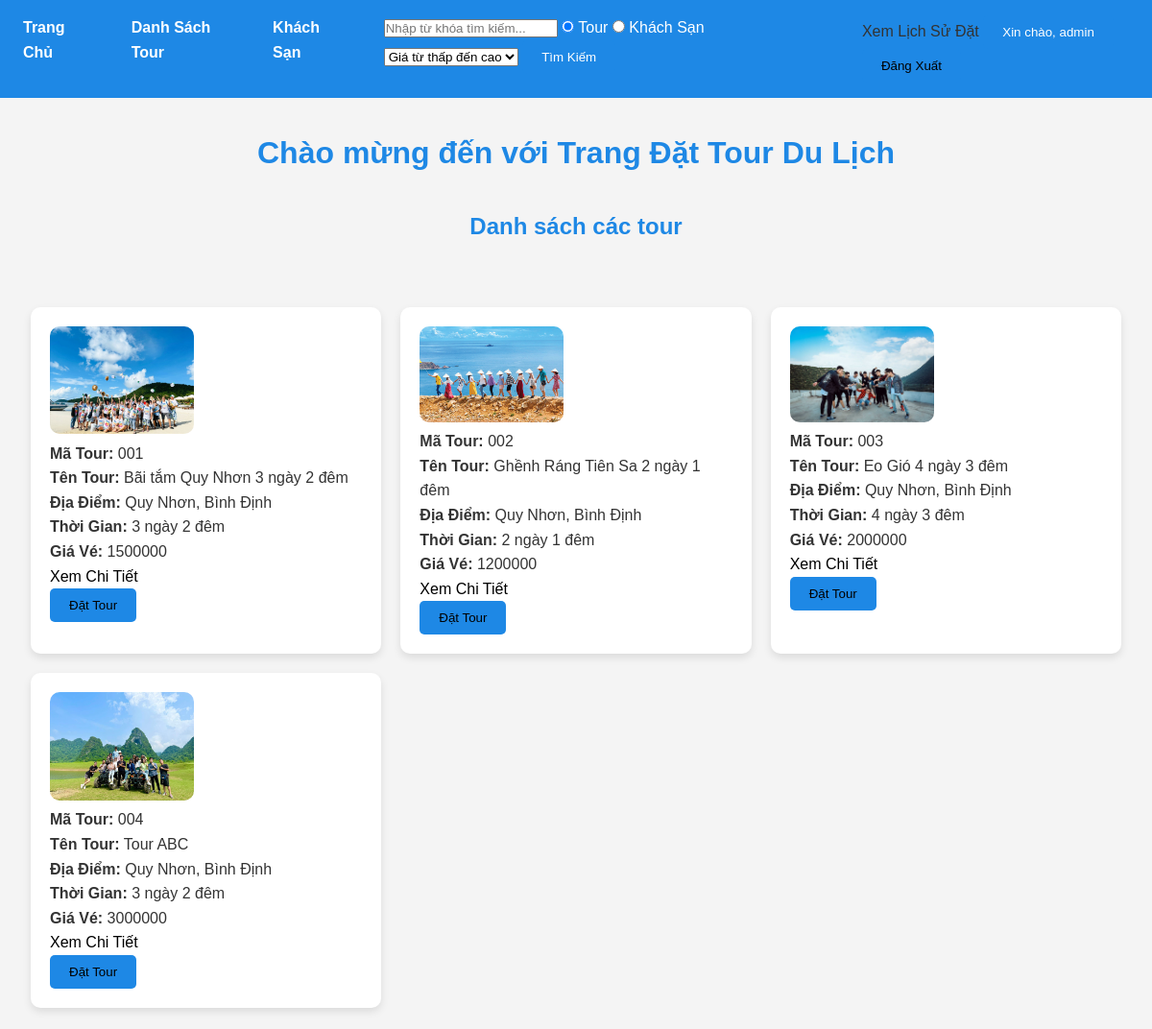
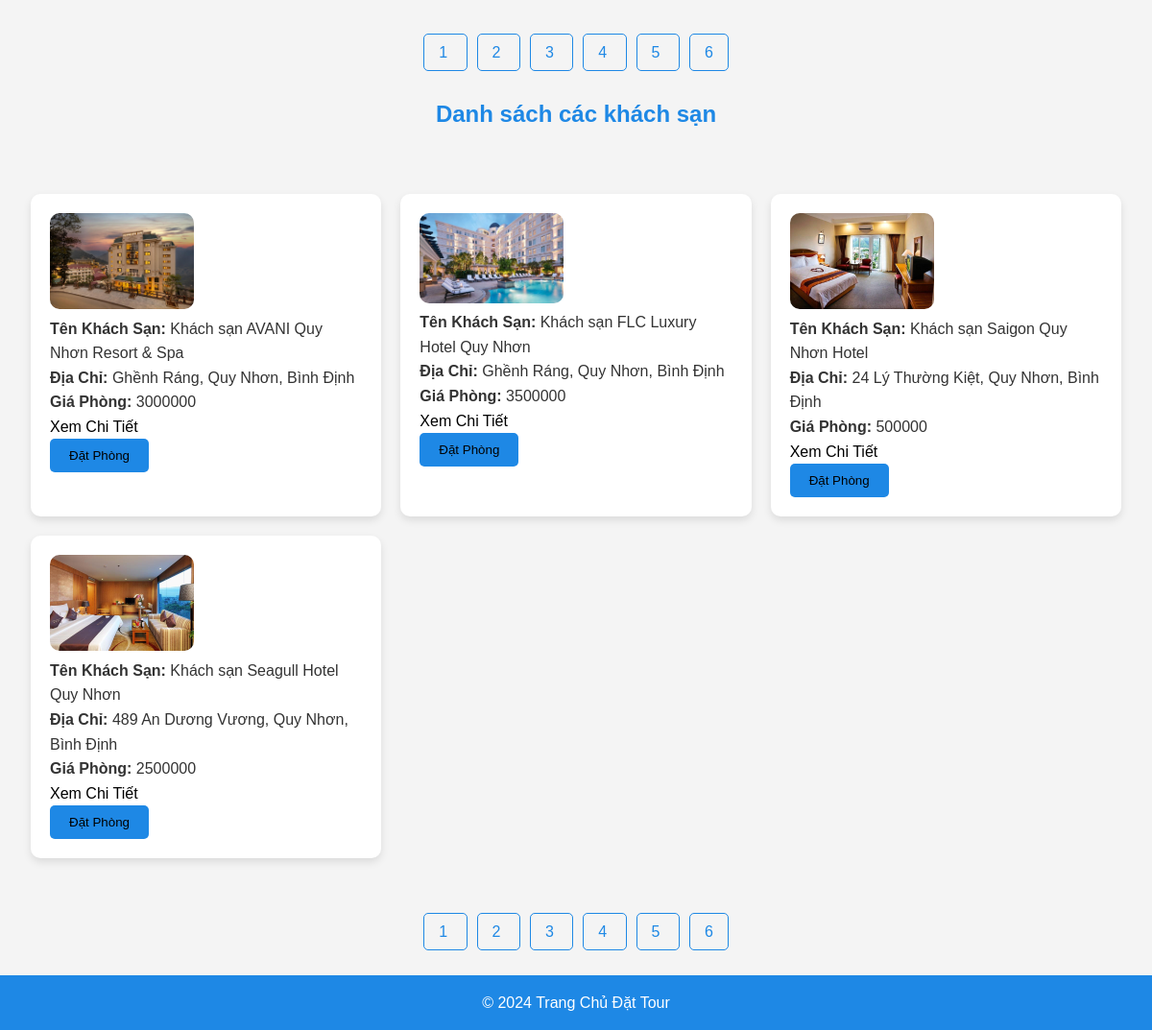
Screenshot of / (signed in) with the database file from the repository (2 pictures, top to bottom).
### tables this page shows
CREATE TABLE `tours` (
  `matour` varchar(20) NOT NULL,
  `tentour` varchar(100) NOT NULL,
  `diadiem` varchar(100) NOT NULL,
  `thoigian` varchar(50) NOT NULL,
  `giave` int(11) NOT NULL,
  `hinhanh` varchar(255) NOT NULL
);

CREATE TABLE `khachsan` (
  `makhachsan` int(11) NOT NULL,
  `tenkhachsan` varchar(100) NOT NULL,
  `diachi` varchar(100) NOT NULL,
  `sophong` int(11) NOT NULL,
  `giaphong` int(11) NOT NULL,
  `hinhanh` varchar(255) NOT NULL,
  `loaiphong` varchar(50) NOT NULL
);

### php/phantrang.php (called while the page is built, shortened)
<?php
$itemsPerPage = 4;
$currentTourPage = isset($_GET['tour_page']) ? (int)$_GET['tour_page'] : 1;
$tourOffset = ($currentTourPage - 1) * $itemsPerPage;
$currentHotelPage = isset($_GET['hotel_page']) ? (int)$_GET['hotel_page'] : 1;
$hotelOffset = ($currentHotelPage - 1) * $itemsPerPage;
?>

### php/goitour.php (the view, shortened to what this page needs)
<?php
$sql = "SELECT * FROM tours LIMIT $itemsPerPage OFFSET $tourOffset";
$result = mysqli_query($conn, $sql);
if (mysqli_num_rows($result) > 0) {
    while($row = mysqli_fetch_assoc($result)) {
        echo "<div class='tour-item'>";
        echo "<td><img src='images/TOUR/" . $row["hinhanh"] . "' alt='Hình Ảnh Tour' style='width: 150px; height: auto;'>";
        echo "<p><strong>Mã Tour:</strong> " . $row["matour"] . "</p>";
        echo "<p><strong>Tên Tour:</strong> " . $row["tentour"] . "</p>";
        echo "<p><strong>Địa Điểm:</strong> " . $row["diadiem"] . "</p>";
        echo "<p><strong>Thời Gian:</strong> " . $row["thoigian"] . "</p>";
        echo "<p><strong>Giá Vé:</strong> " . $row["giave"] . "</p>";
        echo "<p><a href='chitiettour.php?matour=" . $row["matour"] . "'>Xem Chi Tiết</a></p>";
        echo "<button> <a href='dattour.php?matour=" . $row["matour"] . "' >Đặt Tour</a></button>";
        echo "</div>";
    }
} else {
    echo "<p>Không có tour nào</p>";
}
?>

### php/goihotel.php (shortened to what this page needs)
<?php
$sql = "SELECT * FROM khachsan LIMIT $itemsPerPage OFFSET $hotelOffset";
$result = mysqli_query($conn, $sql);
if (mysqli_num_rows($result) > 0) {
    while ($row = mysqli_fetch_assoc($result)) {
        echo "<div class='hotel-item'>";
        echo "<td><img src='images/KS/" . $row["hinhanh"] . "' alt='Hình Ảnh Khách Sạn' style='width: 150px; height: auto;'></td>";
        echo "<p><strong>Tên Khách Sạn:</strong> " . $row["tenkhachsan"] . "</p>";
        echo "<p><strong>Địa Chỉ:</strong> " . $row["diachi"] . "</p>";
        echo "<p><strong>Giá Phòng:</strong> " . $row["giaphong"] . "</p>";
        echo "<p><a href='chitietkhachsan.php?makhachsan=" . $row["makhachsan"] . "'>Xem Chi Tiết</a></p>";
        echo "<button> <a href='datkhachsan.php?makhachsan=" . $row["makhachsan"] . "' >Đặt Phòng</a></button>";
        echo "</div>";
    }
} else {
    echo "<p>Không có khách sạn nào</p>";
}
?>

### css/csstrangchu.css (style rules this page uses)
* { margin: 0; padding: 0; box-sizing: border-box; }
body { font-family: Arial, sans-serif; line-height: 1.6; background-color: #f4f4f4; color: #333; }
a { color: black; text-decoration: none; }
.tour-item, .hotel-item { width: 100%; background-color: white; padding: 20px; border-radius: 10px; box-shadow: 0 4px 8px rgba(0, 0, 0, 0.1); transition: transform 0.3s ease, box-shadow 0.3s ease; }
.tour-item img, .hotel-item img { width: 100%; height: auto; border-radius: 10px; }
button { background-color: #1e88e5; color: white; border: none; padding: 10px 20px; border-radius: 5px; cursor: pointer; transition: background-color 0.3s ease; }

### rows the page displays
tours: hinhanh (picture), matour "001", tentour "Bãi tắm Quy Nhơn 3 ngày 2 đêm", diadiem "Quy Nhơn, Bình Định", thoigian "3 ngày 2 đêm", giave "1500000"
tours: hinhanh (picture), matour "002", tentour "Ghềnh Ráng Tiên Sa 2 ngày 1 đêm", diadiem "Quy Nhơn, Bình Định", thoigian "2 ngày 1 đêm", giave "1200000"
tours: hinhanh (picture), matour "003", tentour "Eo Gió 4 ngày 3 đêm", diadiem "Quy Nhơn, Bình Định", thoigian "4 ngày 3 đêm", giave "2000000"
tours: hinhanh (picture), matour "004", tentour "Tour ABC", diadiem "Quy Nhơn, Bình Định", thoigian "3 ngày 2 đêm", giave "3000000"
khachsan: hinhanh (picture), tenkhachsan "Khách sạn AVANI Quy Nhơn Resort & Spa", diachi "Ghềnh Ráng, Quy Nhơn, Bình Định", giaphong "3000000"
khachsan: hinhanh (picture), tenkhachsan "Khách sạn FLC Luxury Hotel Quy Nhơn", diachi "Ghềnh Ráng, Quy Nhơn, Bình Định", giaphong "3500000"
khachsan: hinhanh (picture), tenkhachsan "Khách sạn Saigon Quy Nhơn Hotel", diachi "24 Lý Thường Kiệt, Quy Nhơn, Bình Định", giaphong "500000"
khachsan: hinhanh (picture), tenkhachsan "Khách sạn Seagull Hotel Quy Nhơn", diachi "489 An Dương Vương, Quy Nhơn, Bình Định", giaphong "2500000"

### other values shown
$_SESSION['tentaikhoan'] "admin"
